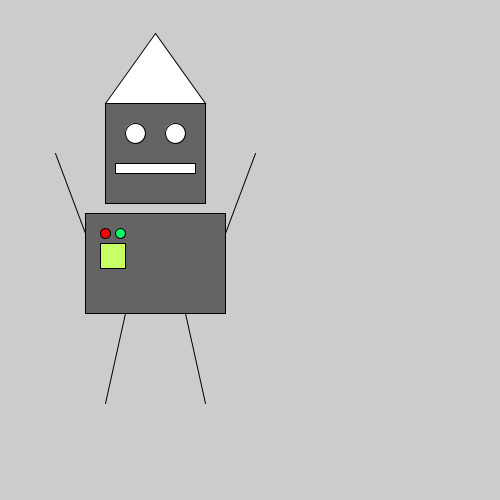
Frame 1 (no input)
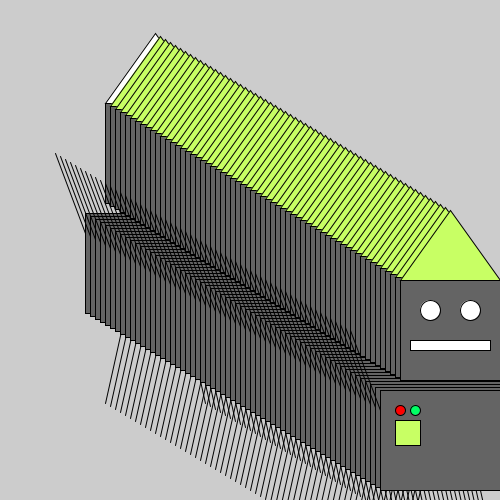
Frame 60 (the mouse pressed at the canvas centre just before this capture)
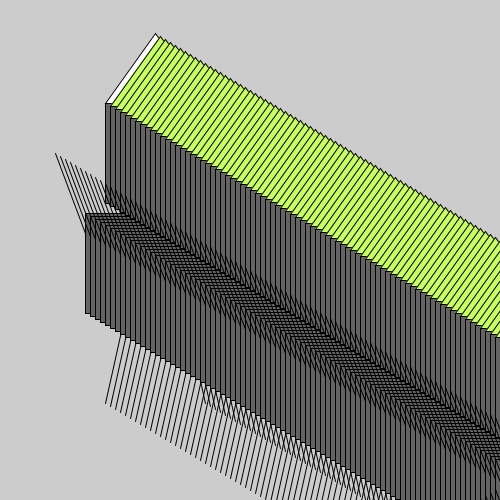
Frame 120 (the mouse held since frame 60 and released just before this capture)

The Processing sketch that drew these frames (run headless with seeded random() and noise(); from frame 60 on, the mouse is pressed at the canvas centre):

// Processing sketch: bouncingRobot
// ── bouncingRobot.pde
int posX=0;
int posY=0;

int speedX=5;
int speedY=3;


void setup() {
  size(500, 500);
}

void draw() {
  posX+=speedX;
  posY+=speedY;
 pushMatrix();
 translate(posX,posY);
  // Head
triangle(100, 100, 150, 30, 200, 100);
fill(100, 100, 100);
rect(100, 100, 100, 100);
fill(255);
ellipse(130, 130, 20, 20);
ellipse(170, 130, 20, 20);
rect(110, 160, 80, 10);

//
fill(100, 100, 100);
rect(80, 210, 140, 100);


// buttons & stuff
fill(255, 0, 0);
ellipse(100, 230, 10, 10);

fill(0, 255, 100);
ellipse(115, 230, 10, 10);

fill(200, 255, 100);
rect(95, 240, 25, 25);

//Arms
line(80, 230, 50, 150);
line(220, 230, 250, 150);

//Legs
line(120, 310, 100, 400);
line(180, 310, 200, 400);
popMatrix();
  
  if(posX>width || posX<0){  //  || = or
      speedX*=-1;
  }
  
  if (posY>height ||  posY<0) {
    speedY*=-1;
  }

  
}
